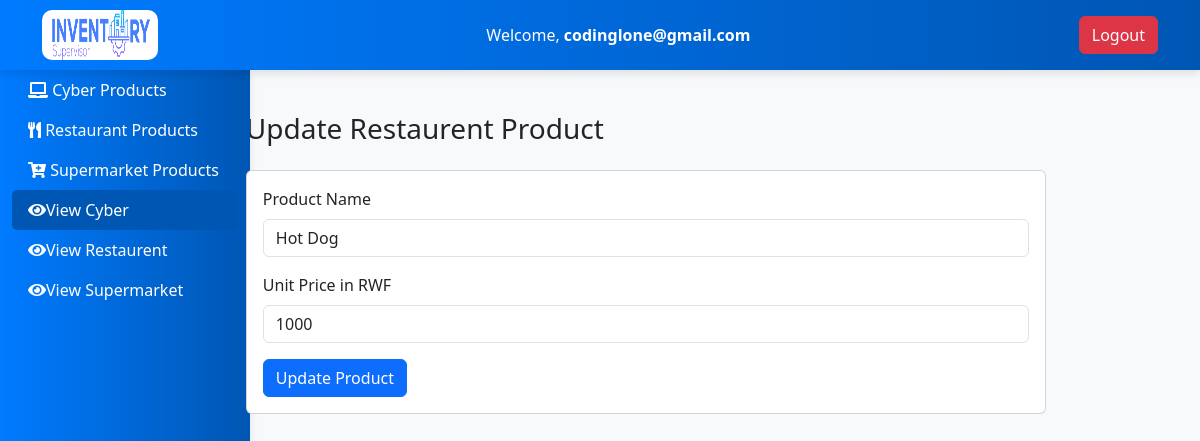
Page /accountant/updateRestaurent.php?id=1 (signed in) on the committed database.
### tables this page shows
CREATE TABLE `restaurent_products` (
  `id` int(11) NOT NULL,
  `product_name` varchar(255) NOT NULL,
  `price` int(11) NOT NULL
);

### accountant/updateRestaurent.php (the view, shortened to what this page needs)
<?php
include '../utils/link.php';
$logged_user = $_SESSION['accountant'];
?>
<!DOCTYPE html>
<html lang="en">
<head>
  <link rel="stylesheet" href="https://cdn.jsdelivr.net/npm/bootstrap@5.3.0/dist/css/bootstrap.min.css">
  <link rel="stylesheet" href="https://cdnjs.cloudflare.com/ajax/libs/font-awesome/5.15.3/css/all.min.css">
</head>
<body>
  <div class="top-bar" style="position: fixed;top:0;width:100%;z-index: 100;">
    <div class="container">
      <div class="d-flex justify-content-between align-items-center">
        <div class="bg-white px-2" style="border-radius: 10px;">
          <img src="../assets/logo.png" class="img-fluid" style="width: 100px;height:50px;" alt="">
        </div>
        <span>Welcome, <strong>
            <?php echo $logged_user; ?>
          </strong></span>
        <a href="../logout.php" class="btn btn-danger">Logout</a>
      </div>
    </div>
  </div>
  <div class="container-fluid" style="margin-top:56px;">
    <div class="row">
      <nav class="col-md-2 d-none d-md-block sidebar"
        style="position: fixed; left:0;height:100vh;overflow:hidden;margin-top:14px;">
        <div class="sidebar-sticky">
          <ul class="nav flex-column">
            <li class="nav-item">
              <a class="nav-link text-white" id="cyberTab" href="#cyberProducts"><i class="fas fa-laptop"></i> Cyber
                Products</a>
            </li>
            <li class="nav-item">
              <a class="nav-link text-white" id="restaurantTab" href="index.php"><i class="fas fa-utensils"></i>
                Restaurant Products</a>
            </li>
            <li class="nav-item">
              <a class="nav-link text-white" id="supermarketTab" href="index.php"><i class="fas fa-cart-plus"></i>
                Supermarket Products</a>
            </li>
            <li class="nav-item">
              <a class="nav-link active text-white" id="cyberViewTab" data-bs-toggle="tab" href="#cyberView"><i
                  class="fas fa-eye"></i>View Cyber</a>
            </li>
            <li class="nav-item">
              <a class="nav-link text-white" id="restaurentViewTab" href="index.php"><i class="fas fa-eye"></i>View
                Restaurent</a>
            </li>
            <li class="nav-item">
              <a class="nav-link text-white" id="supermarketViewTab" href="index.php"><i class="fas fa-eye"></i>View
                Supermarket</a>
            </li>
          </ul>
        </div>
      </nav>
      <main role="main" class="col-md-9 ml-sm-auto col-lg-10 px-md-4 d-flex justify-center">
        <div class="tab-content">
          <div class="tab-pane fade active show" id="cyberView">
            <h3 class="mb-4">Update Restaurent Product</h3>
            <?php
            if (isset($_GET['id'])) {
              $id = $_GET['id'];
              $sql = "SELECT * FROM restaurent_products WHERE id = '$id'";
              $result = $link->query($sql);
              $row = mysqli_fetch_array($result);
              ?>
              <div class="card p-3" style="width: 800px;">
                <form method="POST">
                  <div class="mb-3">
                    <label for="productNameRestaurent" class="form-label">Product Name</label>
                    <input type="text" class="form-control" value="<?php echo $row['product_name'] ?>"
                      id="productNameCyber" name="productNameRestaurent" required>
                  </div>
                  <div class="mb-3">
                    <label for="unitPriceRestaurent" class="form-label">Unit Price in RWF</label>
                    <input type="number" class="form-control" value="<?php echo $row['price'] ?>" id="unitPriceCyber"
                      name="unitPriceRestaurent" required>
                  </div>
                  <button type="submit" name="updateRestaurentProduct" class="btn btn-primary">Update Product</button>
                </form>
              </div>
            <?php } ?>
          </div>
        </div>
      </main>
    </div>
  </div>
</body>
</html>

### accountant/updateRestaurent.php (style rules this page uses)
body { padding-top: 56px; padding-left: 250px; background-color: #f8f9fa; }
.top-bar { background: linear-gradient(to right, #007bff, #0056b3); color: white; position: fixed; top: 0; left: 0; width: 100%; padding: 10px; box-shadow: 0 4px 8px rgba(0, 0, 0, 0.1); }
.sidebar { background: linear-gradient(to right, #007bff, #0056b3); color: white; position: fixed; top: 56px; left: 0; height: 100vh; width: 250px; box-shadow: 0 4px 8px rgba(0, 0, 0, 0.1); margin-bottom: 20px; }
main { display: flex; justify-content: center; }
.nav-link { color: white; transition: color 0.3s; }
.nav-link.active { background-color: #0056b3; border-radius: 5px; }

### rows in the picture
restaurent_products: productNameRestaurent "Hot Dog", unitPriceRestaurent "1000"

### other values in the picture
$logged_user "codinglone@gmail.com"
